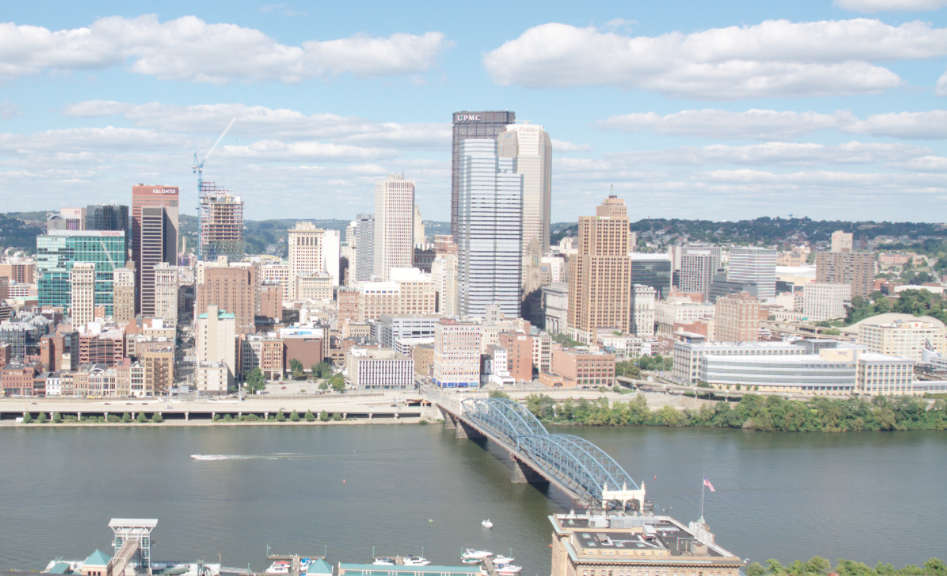
#> input picture PycharmProjects/CV_HW4/data/incline_L.png, 947 x 576 px
$ python my_homography.py
#> lines starting #> are read from the running program, lines starting #| are printed output that depends on the picture
#> further down, im1 is the input picture: shape (576, 947, 3); mean B, G, R 188.8, 185.2, 178.7
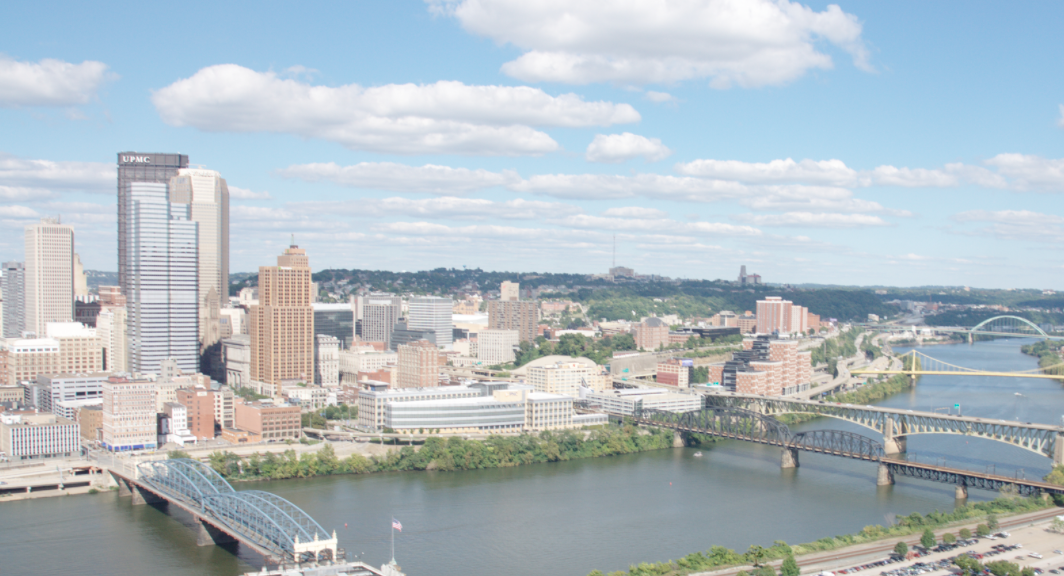
#> input picture PycharmProjects/CV_HW4/data/incline_R.png, 1064 x 576 px
#> further down, im2 is the input picture: shape (576, 1064, 3); mean B, G, R 195.1, 188.5, 177.3
import numpy as np
import matplotlib.pyplot as plt
import cv2
import scipy

# Add imports if needed:
from tqdm import tqdm
from scipy import interpolate
from PIL import Image
from skimage import color


# end imports

# Add extra functions here:
def makePixelList(W, H):
    count = 0
    pixel = np.zeros((W * H, 3))
    for i in range(W):
        for j in range(H):
            pixel[count, 0] = i
            pixel[count, 1] = j
            pixel[count, 2] = 1
            count = count + 1
    return pixel


# Extra functions end

# HW functions:
# [9 lines left out: function getPoints, not called in this run]


def computeH(p1, p2):
    assert (p1.shape[1] == p2.shape[1])
    assert (p1.shape[0] == 2)

    fp = p1
    tp = p2
    nbr_correspondences = fp.shape[1]
    A = np.zeros((2 * nbr_correspondences, 9))
    for i in range(nbr_correspondences):
        A[2 * i] = [fp[0][i], fp[1][i], 1, 0, 0, 0,
                    -tp[0][i] * fp[0][i], -tp[0][i] * fp[1][i], -tp[0][i]]

        A[2 * i + 1] = [0, 0, 0, fp[0][i], fp[1][i], 1,
                        -tp[1][i] * fp[0][i], -tp[1][i] * fp[1][i], -tp[1][i]]

    eig_val, eig_vec = np.linalg.eig(A.T @ A)
    index = np.argmin(eig_val)
    h = (eig_vec[:, index])
    H2to1 = h.reshape((3, 3))
    return H2to1


def warpH(im1, H):  # outsize
    im1 = color.rgb2lab(im1)
    width_in = im1.shape[1]
    height_in = im1.shape[0]
    pixel_in = makePixelList(width_in, height_in)
    pixel_relevant_out = (H @ pixel_in.T).T
    pixel_relevant_out[:, 0] = (pixel_relevant_out[:, 0] / pixel_relevant_out[:, 2])
    pixel_relevant_out[:, 1] = (pixel_relevant_out[:, 1] / pixel_relevant_out[:, 2])
    pixel_relevant_out[:, 2] = (pixel_relevant_out[:, 2] / pixel_relevant_out[:, 2])

    x1 = np.max(pixel_in[:, 0])
    x2 = np.max(pixel_in[:, 1])

    X_min = np.minimum(np.min(pixel_relevant_out[:, 0]), 0).astype(int)
    X_max = np.maximum(np.max(pixel_relevant_out[:, 0]), x1).astype(int)
    Y_min = np.minimum(np.min(pixel_relevant_out[:, 1]), 0).astype(int)
    Y_max = np.maximum(np.max(pixel_relevant_out[:, 1]), x2).astype(int)

    x = np.linspace(0, width_in - 1, width_in)
    y = np.linspace(0, height_in - 1, height_in)

    out_size = (X_max - X_min + 1, Y_max - Y_min + 1)
    warp_im1 = np.zeros((out_size[1], out_size[0], 3))
    print(np.shape(warp_im1))

    H_inv = np.linalg.inv(H)
    for chanel in range(3):
        f = scipy.interpolate.interp2d(x, y, im1[:, :, chanel], kind="cubic", fill_value=0)
        for i in tqdm(range(out_size[0] - 1)):
            for j in range(out_size[1] - 1):
                p_im2 = np.array([i, j, 1])
                p_im2_clone = p_im2 + (X_min, Y_min, 0)
                p_im1 = (H_inv @ p_im2_clone.T).T
                p_im1 = p_im1 / p_im1[2]  # normalize
                warp_im1[(p_im2[1]).astype(int), (p_im2[0]).astype(int), chanel] = f((p_im1[0]).astype(int),
                                                                                     (p_im1[1]).astype(int))
    # warp_im1 = warp_im1.astype(int)
    warp_im1 = color.lab2rgb(warp_im1)
    return warp_im1, X_min, Y_min


# def imageStitching(img1, wrap_img2):
# [79 lines left out: functions imageStitching, help_stitch_dydy, imageStitching_dydy, ransacH, not called in this run]


def getPoints_SIFT(im1, im2):
    sift = cv2.xfeatures2d.SIFT_create()
    kp1, des1 = sift.detectAndCompute(im1, None)
#> kp1 = 4885 keypoints; strongest (x, y, size): (180, 415, 5.6), (193, 415, 5.6), (417, 403, 4.7), (207, 415, 5.7)
    kp2, des2 = sift.detectAndCompute(im2, None)
#> kp2 = 4621 keypoints; strongest (x, y, size): (99, 471, 3.3), (85, 471, 5.2), (87, 483, 3.5), (22, 489, 4.7)
    bf = cv2.BFMatcher()
    matches = bf.knnMatch(des1, des2, k=2)
#> matches = 4885 matches
    goods = []
    for m, n in matches:
        if m.distance < 0.75 * n.distance:
            goods.append([m])
#> after the loop, goods = 1576 matches
    matchesMask = [[0, 0] for i in range(len(matches))]
#> matchesMask = 4885 pairs, first value 0 to 0, second value 0 to 0
    p1, p2 = [], []
    for i, (m, n) in enumerate(matches):
        if m.distance < 0.60 * n.distance:
            matchesMask[i] = [1, 0]
            p1.append(kp1[m.queryIdx].pt)
            p2.append(kp2[m.trainIdx].pt)
#> after the loop, matchesMask = 4885 pairs, first value 0 to 1, second value 0 to 0; p1 = 1328 pairs, first value 356 to 943, second value 31.12 to 569; p2 = 1328 pairs, first value 9.41 to 595.6, second value 79.55 to 568.5

    draw_params = dict(matchColor=(0, 255, 0),
                       singlePointColor=(255, 0, 0),
                       matchesMask=matchesMask,
                       flags=0)
#> draw_params = 4 items

    im3 = cv2.drawMatchesKnn(im1, kp1, im2, kp2, matches, None, **draw_params)
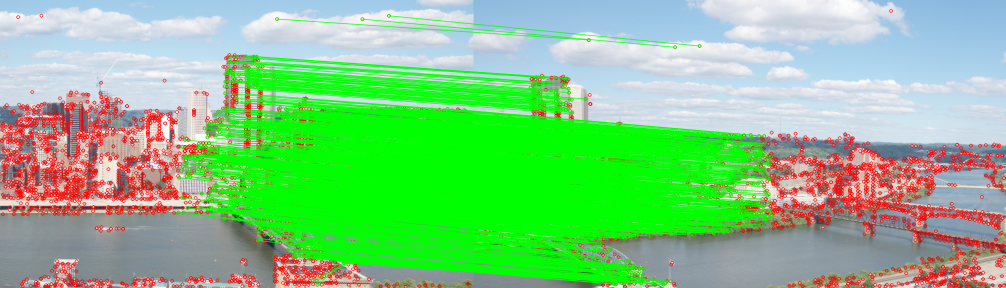
#> im3: shape (576, 2011, 3) (shown at 1/2 size); mean R, G, B 133.8, 197.5, 133.6
    plt.imshow(im3, cmap=plt.cm.gray)
    plt.axis('off')
    plt.show()
    return np.array(p1).T, np.array(p2).T


def ransacH_mik(locs1, locs2, nIter, tol):
#> called with locs1 = array of shape (2, 1328), locs2 = array of shape (2, 1328), nIter = 5, tol = 10
    num_points = locs2.shape[1]
#> num_points = 1328
    max_p = -1
    bestH = np.zeros((3, 3))
    for i in tqdm(range(nIter)):
        indices = np.random.randint(low=0, high=num_points, size=4)
        points1 = locs1[:, indices]
        points2 = locs2[:, indices]
        H = computeH(points1, points2)
        hp2 = np.dot(H, np.vstack((locs2, np.ones((1, num_points)))))
        hp2 /= hp2[-1, :]
        hp2 = hp2[:-1, :]

        dist = np.sum((hp2 - locs1) ** 2, axis=0) ** 0.5
        num = dist[dist <= tol].shape[0]

        if num > max_p:
            bestH = H
            max_p = num
#> this loop made 5 passes
#> (fp in computeH, tp in computeH) on passes 1 to 5: ([[621.5, 588.8, 871.6, 665.7], [302.1, 321.4, 237.4, 424.4]], [[305.5, 272.5, 535.2, 354.4], [352.9, 373.4, 286.9, 472.1]]), ([[639.3, 765.8, 505.4, 600.7], [494.1, 219.1, 354, 347.6]], [[331.4, 442.1, 184.8, 285.7], [543.2, 270, 411.3, 399.5]]), ([[805.5, 601, 513.3, 627.6], [399.9, 352.9, 451.1, 480.6]], [[482.7, 286.4, 197, 319.2], [438.8, 405.1, 512.6, 531]]), ([[587.8, 432.1, 465.7, 669.8], [512.1, 269.5, 149.1, 336.3]], [[280.4, 97.55, 132.9, 354.7], [567.2, 323.9, 193, 385.4]]), ([[579.9, 668, 427.1, 644.3], [486.1, 365.4, 332.2, 364]], [[271.2, 353.7, 94.21, 330.5], [541.9, 413.6, 392.5, 413.7]])
#> after the loop, max_p = 0

    return bestH


if __name__ == '__main__':
    print('my_homography')
    im1 = cv2.imread('data/incline_L.png')
    im2 = cv2.imread('data/incline_R.png')

    """
    Your code here
    """
    # im1 = cv2.resize(im1, (600, 400))
    # im2 = cv2.resize(im2, (600, 400))
    im1 = cv2.cvtColor(im1, cv2.COLOR_BGR2RGB)
    im2 = cv2.cvtColor(im2, cv2.COLOR_BGR2RGB)

    section = 1
    print("SECTION :", section)
    if section == 1:
        p1, p2 = getPoints_SIFT(im1, im2)
        H_beach_12 = ransacH_mik(p1, p2, 5, 10)
#> H_beach_12 = [[-0.00286, 1.57e-06, 1], [-0.000229, -0.00242, -0.0284], [-8.95e-07, 2.92e-07, -0.00209]]
        im1_warped, X_min, Y_min = warpH(im1, H_beach_12)
#> in warpH, `im1 = color.rgb2lab(im1)`: im1: shape (576, 947, 3) float64; mean of channels 0, 1, 2 74.6, -1.3, -2.5
#> in warpH, `X_min = np.minimum(np.min(pixel_relevant_out[:, 0]), 0).astype(int)`: X_min = -521
#> in warpH, `X_max = np.maximum(np.max(pixel_relevant_out[:, 0]), x1).astype(int)`: X_max = 946
#> in warpH, `Y_min = np.minimum(np.min(pixel_relevant_out[:, 1]), 0).astype(int)`: Y_min = 0
#> in warpH, `Y_max = np.maximum(np.max(pixel_relevant_out[:, 1]), x2).astype(int)`: Y_max = 739
#> in warpH, `out_size = (X_max - X_min + 1, Y_max - Y_min + 1)`: out_size = (1468, 740)
#| (740, 1468, 3)
#> in warpH, `H_inv = np.linalg.inv(H)`: H_inv = [[-302.5, -17.7, -144727.9], [27.07, -411.2, 18575.8], [0.134, -0.0501, -414.7]]
#> after the loop in warpH, `for chanel in range(3):`: warp_im1: shape (740, 1468, 3) float64; every value is 0
#> (the run stopped early here; a loop or call above may not have finished)
